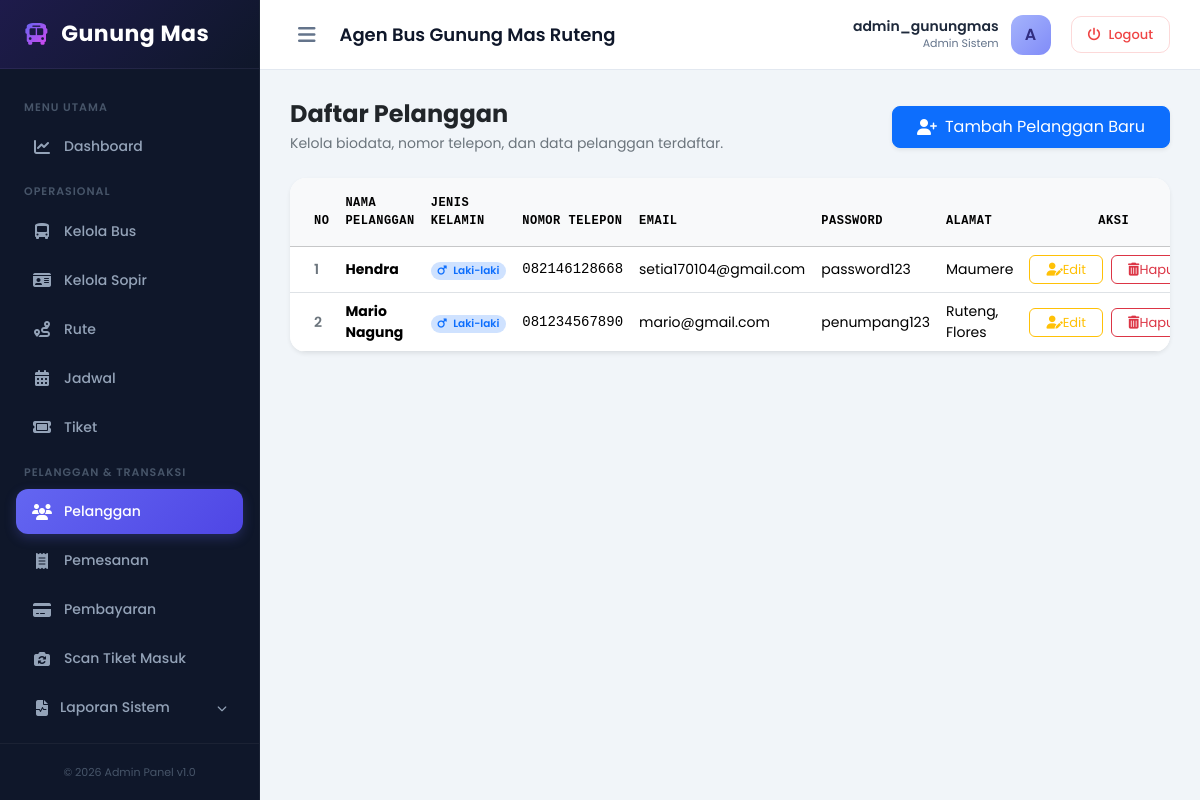
/dashboard/pelanggan/ (signed in), run on the app's committed database.
### core/models.py (models this page shows, shortened)
class Pelanggan(models.Model):
    id_pelanggan = models.AutoField(primary_key=True)
    nama_pelanggan = models.CharField(max_length=100)
    jenis_kelamin = models.CharField(max_length=15)
    alamat = models.TextField()
    nomor_telpon = models.CharField(max_length=15)
    email = models.EmailField(max_length=100, unique=True, null=True, blank=True)
    password = models.CharField(max_length=255, null=True, blank=True)

### core/views.py (the view)
# urls.py: path('dashboard/pelanggan/', views.pelanggan_index, name='pelanggan_index'),
def pelanggan_index(request):
    if 'admin_id' not in request.session:
        return redirect('login')
    semua_pelanggan = Pelanggan.objects.all().order_by('-id_pelanggan')
    context = {
        'username': request.session.get('admin_username'),
        'semua_pelanggan': semua_pelanggan
    }
    return render(request, 'core/pelanggan/index.html', context)

### core/templates/core/pelanggan/index.html (shortened to what this page needs)
{% extends 'core/base_dashboard.html' %}
{% block content %}
<div class="d-flex flex-column flex-md-row justify-content-between align-items-start align-items-md-center mb-4 gap-3">
    <div>
        <h4 class="fw-bold text-dark mb-1">Daftar Pelanggan</h4>
        <p class="text-secondary small mb-0">Kelola biodata, nomor telepon, dan data pelanggan terdaftar.</p>
    </div>
    <a href="{% url 'pelanggan_add' %}" class="btn btn-primary px-4 py-2 rounded-3 shadow-sm d-flex align-items-center gap-2">
        <i class="fa-solid fa-user-plus"></i> Tambah Pelanggan Baru
    </a>
</div>
<div class="card border-0 shadow-sm rounded-4 overflow-hidden">
    <div class="card-body p-0">
        <div class="table-responsive">
            <table class="table table-hover align-middle mb-0" style="min-width: 800px;">
                <thead class="table-light text-secondary font-monospace" style="font-size: 12px; letter-spacing: 0.5px;">
                    <tr>
                        <th class="py-3 ps-4" style="width: 80px;">NO</th>
                        <th class="py-3">NAMA PELANGGAN</th>
                        <th class="py-3">JENIS KELAMIN</th>
                        <th class="py-3">NOMOR TELEPON</th>
                        <th class="py-3">EMAIL</th>
                        <th class="py-3">PASSWORD</th>
                        <th class="py-3">ALAMAT</th>
                        <th class="py-3 pe-4 text-center" style="width: 200px;">AKSI</th>
                    </tr>
                </thead>
                <tbody class="text-dark" style="font-size: 14px;">
                    {% if semua_pelanggan %}
                        {% for p in semua_pelanggan %}
                            <tr>
                                <td class="ps-4 fw-semibold text-secondary">{{ forloop.counter }}</td>
                                <td class="fw-bold">{{ p.nama_pelanggan }}</td>
                                <td>
                                    {% if p.jenis_kelamin == 'Laki-laki' or p.jenis_kelamin == 'L' %}
                                        <span class="badge rounded-pill bg-primary-subtle text-primary px-2.5 py-1.5 fw-semibold">
                                            <i class="fa-solid fa-mars me-1"></i> Laki-laki
                                        </span>
                                    {% else %}
                                        <span class="badge rounded-pill bg-danger-subtle text-danger px-2.5 py-1.5 fw-semibold">
                                            <i class="fa-solid fa-venus me-1"></i> Perempuan
                                        </span>
                                    {% endif %}
                                </td>
                                <td class="font-monospace">{{ p.nomor_telpon }}</td>
                                <td>{{ p.email|default:"<span class='text-muted fst-italic'>Belum ada</span>"|safe }}</td>
                                <td>{{ p.password|default:"<span class='text-muted fst-italic'>Belum ada</span>"|safe }}</td>
                                <td>{{ p.alamat }}</td>
                                <td class="pe-4 text-center">
                                    <div class="d-flex justify-content-center gap-2">
                                        <a href="{% url 'pelanggan_edit' p.id_pelanggan %}" class="btn btn-sm btn-outline-warning px-3 rounded-2 d-flex align-items-center gap-1.5" style="font-size: 13px;">
                                            <i class="fa-solid fa-user-pen"></i> Edit
                                        </a>
                                        <form action="{% url 'pelanggan_delete' p.id_pelanggan %}" method="POST" class="delete-form d-inline-block">
                                            <button type="button" class="btn btn-sm btn-outline-danger px-3 rounded-2 delete-btn d-flex align-items-center gap-1.5" style="font-size: 13px;" data-name="{{ p.nama_pelanggan }}">
                                                <i class="fa-solid fa-trash-can"></i> Hapus
                                            </button>
                                        </form>
                                    </div>
                                </td>
                            </tr>
                        {% endfor %}
                    {% endif %}
                </tbody>
            </table>
        </div>
    </div>
</div>
{% endblock %}

### core/templates/core/base_dashboard.html (style rules this page uses)
:root { --sidebar-width: 260px; --navbar-height: 70px; --primary-color: #4f46e5; --primary-hover: #4338ca; --dark-navy: #0f172a; --slate-gray: #f8fafc; --border-color: #e2e8f0; }
body { font-family: 'Poppins', sans-serif; background-color: #f1f5f9; color: #1e293b; min-height: 100vh; overflow-x: hidden; }

### data on the page
Pelanggan: nama_pelanggan "Hendra", jenis_kelamin "Laki-laki" (drawn), nomor_telpon "082146128668", email "setia170104@gmail.com", password "password123", alamat "Maumere"
Pelanggan: nama_pelanggan "Mario Nagung", jenis_kelamin "Laki-laki" (drawn), nomor_telpon "081234567890", email "mario@gmail.com", password "penumpang123", alamat "Ruteng, Flores"

### other printed values
{{ request.session.admin_username }} "admin_gunungmas"
{{ request.session.admin_username|slice:":1"|upper }} "A"
